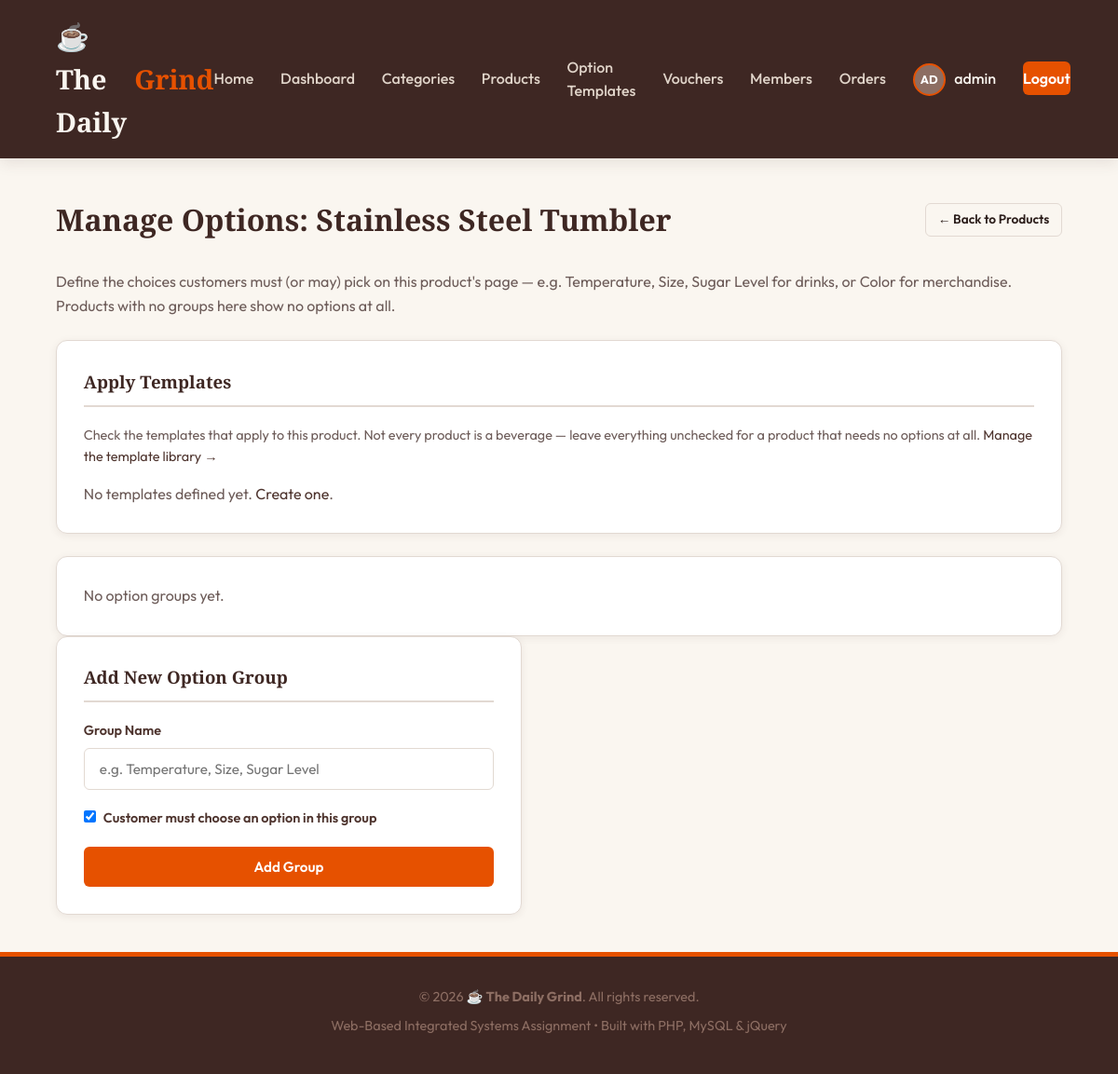
/admin/product_options.php?product_id=8 (signed in), run on an earlier commit of the app's database.
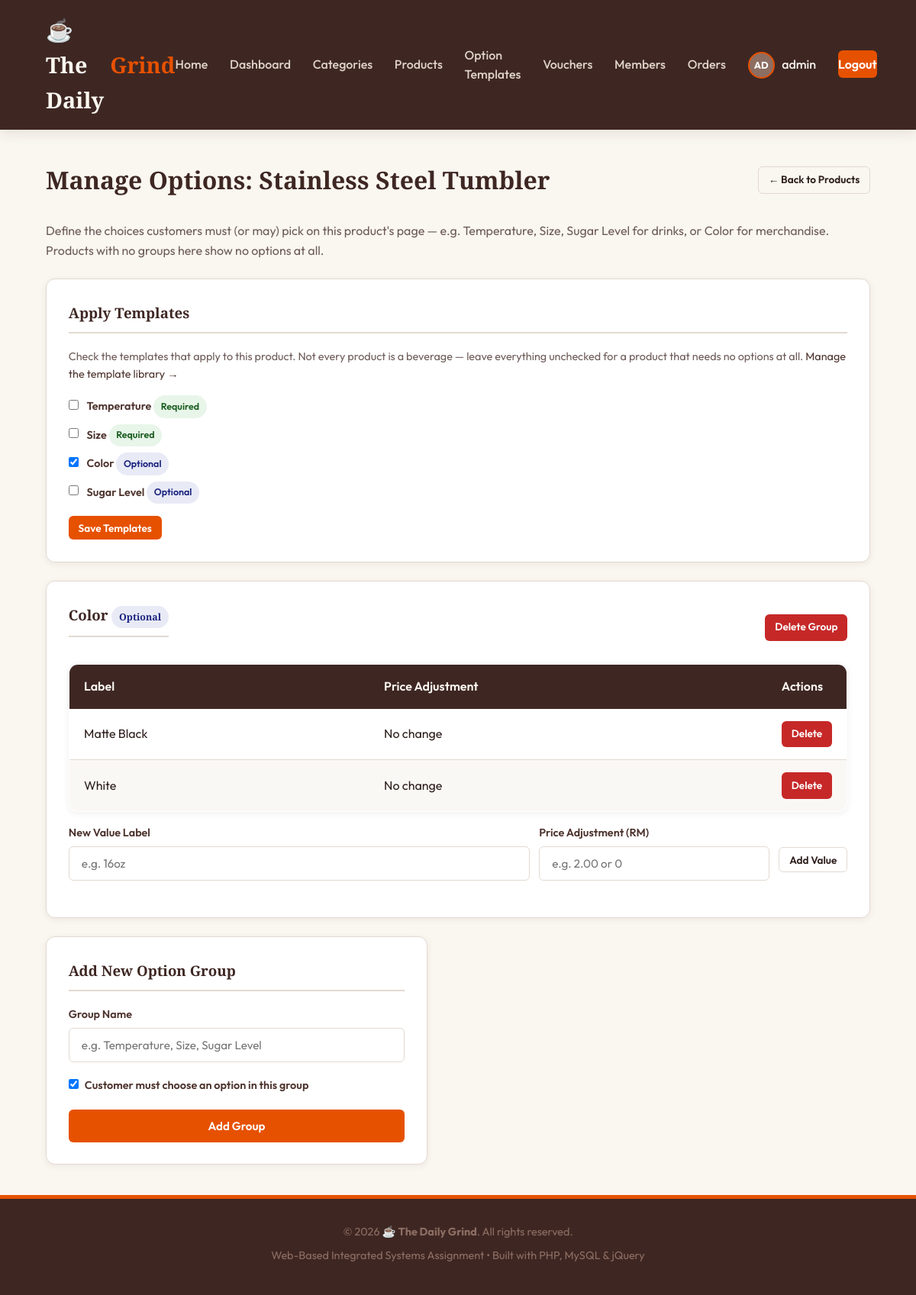
And on a later commit of the database.
### tables this page shows
CREATE TABLE `option_templates` (
  `id` INT AUTO_INCREMENT PRIMARY KEY,
  `name` VARCHAR(50) NOT NULL UNIQUE,
  `is_required` TINYINT(1) NOT NULL DEFAULT 1
);

CREATE TABLE `product_option_groups` (
  `id` INT AUTO_INCREMENT PRIMARY KEY,
  `product_id` INT NOT NULL,
  `template_id` INT DEFAULT NULL,
  `name` VARCHAR(50) NOT NULL,
  `is_required` TINYINT(1) NOT NULL DEFAULT 1,
  FOREIGN KEY (`product_id`) REFERENCES `products` (`id`) ON DELETE CASCADE,
  FOREIGN KEY (`template_id`) REFERENCES `option_templates` (`id`) ON DELETE SET NULL
);

CREATE TABLE `product_option_values` (
  `id` INT AUTO_INCREMENT PRIMARY KEY,
  `group_id` INT NOT NULL,
  `label` VARCHAR(50) NOT NULL,
  `price_delta` DECIMAL(10, 2) NOT NULL DEFAULT 0.00,
  FOREIGN KEY (`group_id`) REFERENCES `product_option_groups` (`id`) ON DELETE CASCADE
);

### admin/product_options.php (the view, shortened to what the changed rows need)
<?php
require_once __DIR__ . '/../includes/header.php';
$product_id = isset($_GET['product_id']) ? intval($_GET['product_id']) : 0;
$stmt = $pdo->prepare("SELECT * FROM products WHERE id = ?");
$stmt->execute([$product_id]);
$product = $stmt->fetch();
$errors = [];
$templates_stmt = $pdo->prepare("SELECT t.*, EXISTS(
                                    SELECT 1 FROM product_option_groups
                                    WHERE product_id = ? AND template_id = t.id
                                  ) as is_applied
                                  FROM option_templates t ORDER BY t.id ASC");
$templates_stmt->execute([$product_id]);
$templates = $templates_stmt->fetchAll();
$groups_stmt = $pdo->prepare("SELECT * FROM product_option_groups WHERE product_id = ? ORDER BY id ASC");
$groups_stmt->execute([$product_id]);
$groups = $groups_stmt->fetchAll();
$values_stmt = $pdo->prepare("SELECT * FROM product_option_values WHERE group_id = ? ORDER BY id ASC");
foreach ($groups as &$group) {
    $values_stmt->execute([$group['id']]);
    $group['values'] = $values_stmt->fetchAll();
}
?>
<div class="page-header-actions">
    <h1>Manage Options: <?= htmlspecialchars($product['name']) ?></h1>
</div>
<div class="admin-panel" style="margin-bottom: 1.5rem;">
    <h3>Apply Templates</h3>
    <p style="color: var(--text-muted); font-size: 0.9rem; margin-bottom: 1rem;">
        Check the templates that apply to this product. Not every product is a beverage — leave everything
        unchecked for a product that needs no options at all.
        <a href="option_templates.php">Manage the template library &rarr;</a>
    </p>
    <?php if (empty($templates)): ?>
        <p style="color: var(--text-muted);">No templates defined yet. <a href="option_templates.php">Create one</a>.</p>
    <?php else: ?>
        <form action="product_options.php?product_id=<?= $product_id ?>" method="POST" novalidate>
            <?php foreach ($templates as $template): ?>
                <div class="form-group" style="margin-bottom: 0.5rem;">
                    <label>
                        <input type="checkbox" name="templates[]" value="<?= $template['id'] ?>" style="width: auto; margin-right: 0.5rem;" <?= $template['is_applied'] ? 'checked' : '' ?>>
                        <?= htmlspecialchars($template['name']) ?>
                        <?= $template['is_required'] ? '<span class="badge badge-active">Required</span>' : '<span class="badge badge-processing">Optional</span>' ?>
                    </label>
                </div>
            <?php endforeach; ?>
            <button type="submit" class="btn btn-accent btn-sm" style="margin-top: 0.5rem;">Save Templates</button>
        </form>
    <?php endif; ?>
</div>
<?php if (empty($groups)): ?>
    <div class="admin-panel">
        <p style="color: var(--text-muted);">No option groups yet.</p>
    </div>
<?php else: ?>
    <?php foreach ($groups as $group): ?>
        <div class="admin-panel" style="margin-bottom: 1.5rem;">
            <div style="display: flex; justify-content: space-between; align-items: center;">
                <h3>
                    <?= htmlspecialchars($group['name']) ?>
                    <?php if ($group['is_required']): ?>
                        <span class="badge badge-active">Required</span>
                    <?php else: ?>
                        <span class="badge badge-processing">Optional</span>
                    <?php endif; ?>
                </h3>
                <a href="product_options.php?product_id=<?= $product_id ?>&action=delete_group&group_id=<?= $group['id'] ?>" class="btn btn-danger btn-sm confirm-action" data-confirm-message="Delete option group '<?= htmlspecialchars($group['name']) ?>' and all its values?">Delete Group</a>
            </div>
            <?php if (empty($group['values'])): ?>
                <p style="color: var(--text-muted); font-size: 0.9rem; margin-top: 0.5rem;">No values yet.</p>
            <?php else: ?>
                <table class="table" style="margin-top: 1rem;">
                    <thead>
                        <tr>
                            <th>Label</th>
                            <th>Price Adjustment</th>
                            <th style="width: 100px;">Actions</th>
                        </tr>
                    </thead>
                    <tbody>
                        <?php foreach ($group['values'] as $value): ?>
                            <tr>
                                <td><?= htmlspecialchars($value['label']) ?></td>
                                <td><?= $value['price_delta'] > 0 ? '+RM' . number_format($value['price_delta'], 2) : 'No change' ?></td>
                                <td>
                                    <a href="product_options.php?product_id=<?= $product_id ?>&action=delete_value&value_id=<?= $value['id'] ?>" class="btn btn-danger btn-sm confirm-action" data-confirm-message="Delete option value '<?= htmlspecialchars($value['label']) ?>'?">Delete</a>
                                </td>
                            </tr>
                        <?php endforeach; ?>
                    </tbody>
                </table>
            <?php endif; ?>
            <form action="product_options.php?product_id=<?= $product_id ?>" method="POST" novalidate style="margin-top: 1rem; display: grid; grid-template-columns: 2fr 1fr auto; gap: 0.75rem; align-items: start;">
                <?= html_input('text', 'label', '', 'New Value Label', 'e.g. 16oz', $errors) ?>
                <?= html_input('text', 'price_delta', '', 'Price Adjustment (RM)', 'e.g. 2.00 or 0', $errors) ?>
                <button type="submit" class="btn btn-secondary btn-sm" style="margin-top: 1.9rem;">Add Value</button>
            </form>
        </div>
    <?php endforeach; ?>
<?php endif; ?>
<?php
require_once __DIR__ . '/../includes/footer.php';
?>

### includes/html_helpers.php (shortened to what the changed rows need)
<?php
function html_error($errors, $field) {
    return '';
}
function html_input($type, $name, $value = '', $label = '', $placeholder = '', $errors = [], $attributes = []) {
    $val = htmlspecialchars($value ?? '', ENT_QUOTES, 'UTF-8');
    $err_class = isset($errors[$name]) ? 'input-error' : '';
    $attrs_str = '';
    $html = '<div class="form-group">';
    if ($label) {
        $html .= '<label for="field-' . htmlspecialchars($name) . '">' . htmlspecialchars($label) . '</label>';
    }
    $html .= '<input type="' . htmlspecialchars($type) . '" name="' . htmlspecialchars($name) . '" id="field-' . htmlspecialchars($name) . '" class="form-control ' . $err_class . '" value="' . $val . '" placeholder="' . htmlspecialchars($placeholder) . '"' . $attrs_str . '>';
    $html .= html_error($errors, $name);
    $html .= '</div>';
    return $html;
}
?>

What changed in the data, as far as the page shows it:
added option_templates: name "Temperature", is_required "Required"
added option_templates: name "Size", is_required "Required"
added option_templates: id "☑", name "Color", is_required "Optional"
added option_templates: name "Sugar Level", is_required "Optional"
added product_option_groups: name "Color", is_required "Optional", label "New Value Label Price Adjustment (RM)", label "e.g. 16oz", price_delta "e.g. 2.00 or 0"
added product_option_values: label "Matte Black", price_delta "No change"
added product_option_values: label "White", price_delta "No change"
Also different on the page:
text no longer shown: "No templates defined yet. Create one . No option groups yet."
text now shown: "Save Templates"
